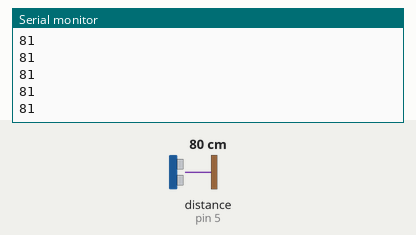
This sketch was run on a simulated Arduino Uno, built with avr-gcc and run on an emulated ATmega328P. On the bench: the last lines printed to the serial monitor. Inputs (shaded band) come from the test bench; at power-on: distance to the obstacle (sensor on pin 5) 80 cm. The echo pulse lasts 58.3 µs per cm.

Above: at 1.2 s.
1.3 s: distance to the obstacle (sensor on pin 5) set to 2 cm
At 1.38 s:
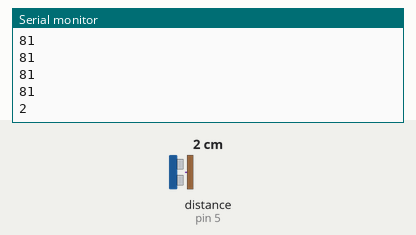
2.8 s: distance to the obstacle (sensor on pin 5) set to 4 cm
At 2.89 s:
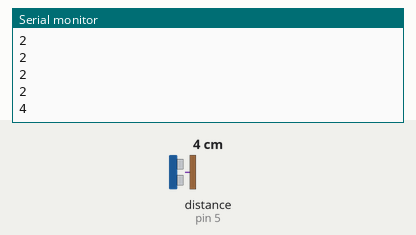
Timing chart, 0 to 5.8 s (numbered marks = the images above; inputs shaded):
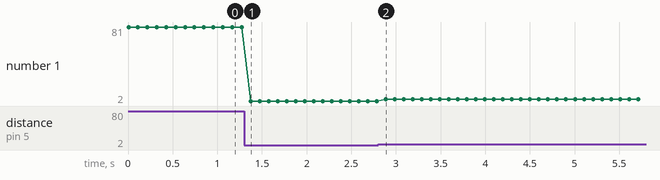

The sketch:

sonar_sensor.ino
```cpp
# include <NewPing.h>

#define TRIGGER 2
#define ECHO 5

NewPing sonar(TRIGGER, ECHO);

void setup() {
  Serial.begin(9600);
}

void loop() {
  Serial.println(sonar.ping_cm());
  delay(100);
}
```

Measured:
- after the input at 1.3 s, the serial monitor: prints a new line after 0.07 s (image 1)
- after the input at 2.8 s, the serial monitor: prints a new line after 0.08 s (image 2)
- plotted number 1: 81 → 2 after the input at 1.3 s, 2 → 4 after the input at 2.8 s
